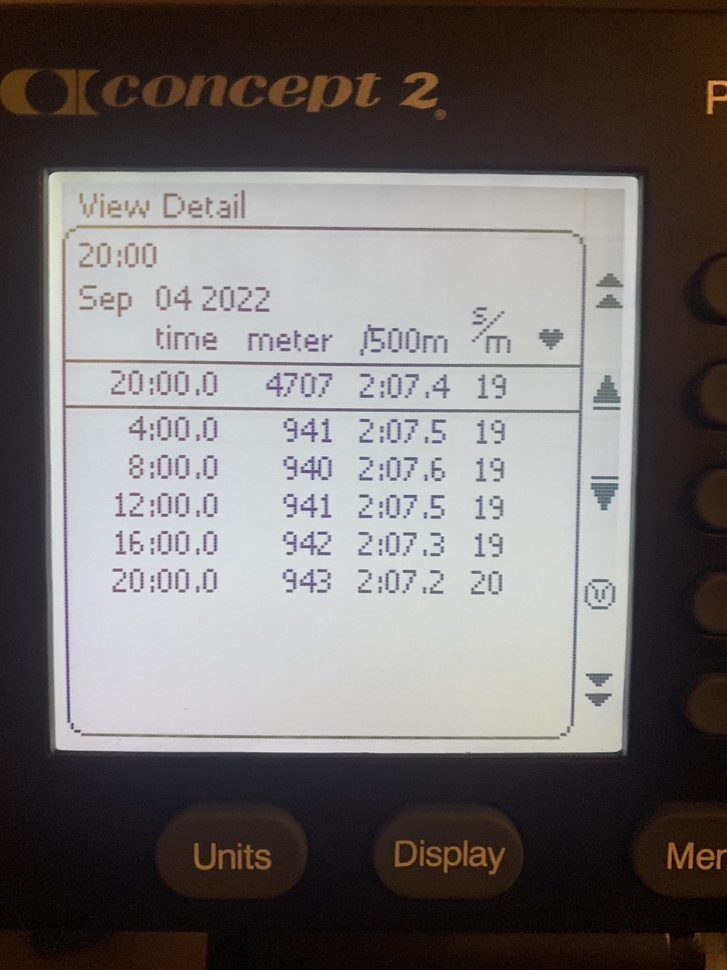
#> input picture images/IMG_6763.jpeg, 727 x 970 px, shrunk from 3024 x 4032 before the run
$ python autoerg.py images/IMG_6763.jpeg
#> lines starting #> are read from the running program, lines starting #| are printed output that depends on the picture
import cv2
import pytesseract
import os
import sys
import numpy as np
from pytesseract import Output

class Workout(object):

    def __init__(self, path, piece="", time="", dist="", split="", rate="", date=""):
        self.piece = piece
        self.time  = time
        self.dist  = dist
        self.split = split
        self.rate  = rate
        self.date  = date

        self.image = cv2.imread(path)

    def to_str(self):
        print("\n  Workout: " + self.piece)
        print("  " + self.time + "  " + self.dist + "m  " + self.split)

def proc_image(path):
#> called with path = 'images/IMG_6763.jpeg'
    img = cv2.imread(path)
#> img is the input picture: shape (970, 727, 3); mean B, G, R 108.2, 109.8, 114.2

    lab = cv2.cvtColor(img, cv2.COLOR_BGR2LAB)
#> lab: shape (970, 727, 3); mean of channels 0, 1, 2 113, 130, 129.7
    clahe = cv2.createCLAHE(clipLimit=2.0, tileGridSize=(8, 8))
    lab[:,:,0] = clahe.apply(lab[:,:,0])
#> lab: shape (970, 727, 3); mean of channels 0, 1, 2 121, 130, 129.7
    lab[:,:,0] = clahe.apply(lab[:,:,0])
#> lab: shape (970, 727, 3); mean of channels 0, 1, 2 129.2, 130, 129.7
    img = cv2.cvtColor(lab, cv2.COLOR_LAB2BGR)
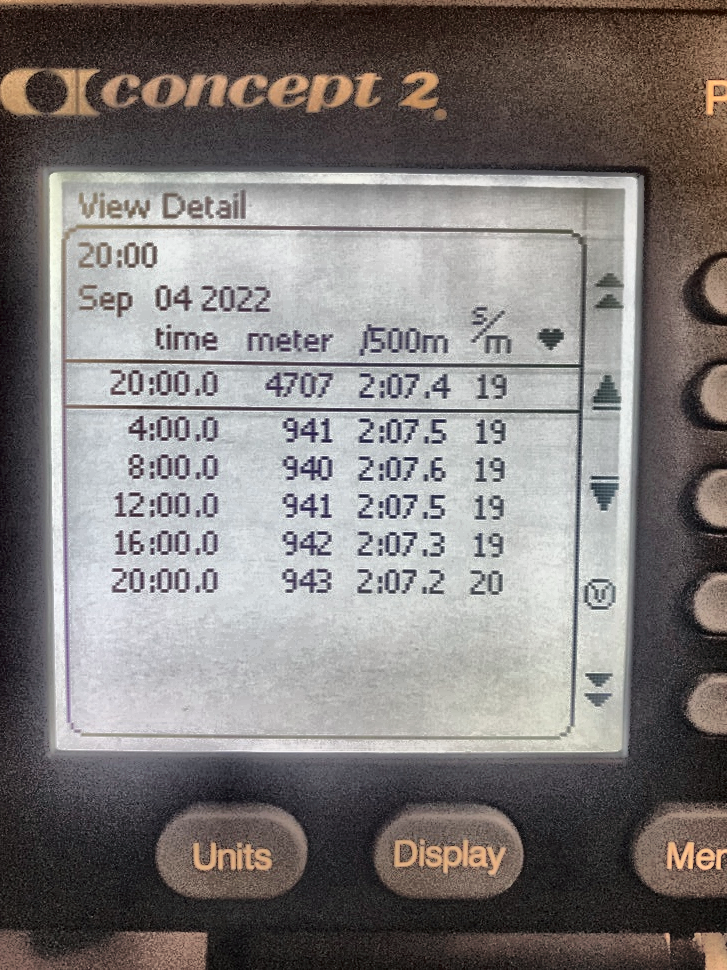
#> img: shape (970, 727, 3); mean B, G, R 121.7, 123.3, 128.2
    img = cv2.fastNlMeansDenoising(img,None,21,7,21)

#> (the run stopped early here; a loop or call above may not have finished)
